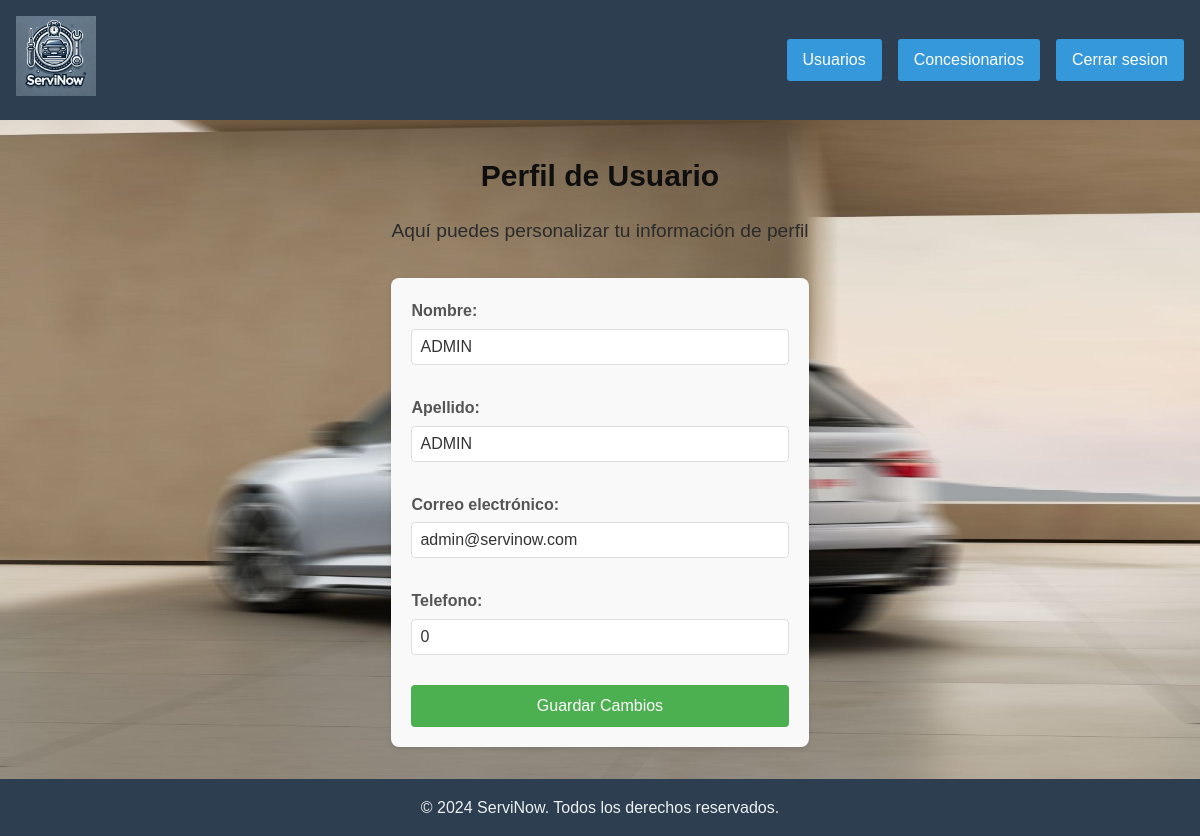
The page /html/vista_perfil.php (signed in) on the database its author committed.
### tables this page shows
CREATE TABLE `cliente` (
  `CODIGO_CLIENTE` int(4) NOT NULL,
  `NOMBRES` varchar(30) NOT NULL,
  `APELLIDOS` varchar(30) NOT NULL,
  `CORREO_ELECTRONICO` varchar(40) NOT NULL,
  `USUARIO` varchar(30) NOT NULL,
  `CONTRASEÑA` varchar(255) NOT NULL,
  `TELEFONO` int(10) NOT NULL,
  `TIPO_CLIENTE` varchar(20) NOT NULL,
  `BORRADO` tinyint(1) NOT NULL
);

### html/vista_perfil.php (the view, shortened to what this page needs)
<!DOCTYPE html>
<html lang="es">
<head>
    <link rel="stylesheet" href="../estilos.css">
</head>
<body id="vista-portada-tres">
    <header>
        <nav class="navegador">
        <?php if($_SESSION['tipo_usuario'] == 'USUARIO' ){
            echo"<a href='../html/vista_usuario.php'><img id='inicio' src='../img/icono.webp' alt='ServiNow'  height='80'></a>";
            echo"<ul class='lista'>";
            echo"   <li><a href='../html/vista_reservar_turno.php'>Reservar Turno</a></li>";
            echo"   <li><a href='../html/vista_turnos_asignados.php'>Turnos Asignados</a></li>";
            echo"   <li><a href='../html/vista_mis_vehiculos.php'>Mis Vehículos</a></li>";
            echo'<li><a href="../html/contacto.php">Contactanos</a></li>';
            echo"   <li><a href='../php/cerrar_sesion.php'>Cerrar sesion</a></li>";
            echo"   <li><a href='../html/vista_perfil.php'><i class='fa-regular fa-user'></i></a></li>";
            echo"</ul> ";
        }
        else{
            echo"<a href='../html/vista_admin.php'><img id='inicio' src='../img/icono.webp' alt='ServiNow'  height='80'></a>";
            echo"<ul class='lista'>";
            echo"   <li><a href='../php/vista_clientes_admin.php'>Usuarios</a></li>";
            echo"   <li><a href='../php/vista_concesionarios_admin.php'>Concesionarios</a></li>";
            echo"   <li><a href='../php/cerrar_sesion.php'>Cerrar sesion</a></li>";
            echo"</ul> ";
        }
        ?>
        </nav>
    </header>
    <article class="pag_principal">
        <h1>Perfil de Usuario</h1>
        <p>Aquí puedes personalizar tu información de perfil</p>
        <?php
        include("..\php\conexion.php");
        $usuario = $_SESSION['usuario_sesion'];
        $contraseña = $_SESSION['contraseña_sesion'];
        $consulta = mysqli_query($conexion, "SELECT NOMBRES, APELLIDOS, CORREO_ELECTRONICO, TELEFONO FROM CLIENTE WHERE USUARIO = '$usuario' AND CONTRASEÑA ='$contraseña'");
        $resultado = mysqli_fetch_array($consulta);
        ?>
        <section class="perfil-usuario">
            <form class="formulario-perfil" action="../php/modificar_perfil.php" method="post">
                <div class="campo-formulario">
                    <label for="nombre">Nombre:</label>
                    <input type="text" id="nombre" name="nombre" value="<?php echo $resultado['NOMBRES']?>">
                </div>
                <div class="campo-formulario">
                    <label for="apellido">Apellido:</label>
                    <input type="text" id="apellido" name="apellido" value="<?php echo $resultado['APELLIDOS']?>">
                </div>
                <div class="campo-formulario">
                    <label for="email">Correo electrónico:</label>
                    <input type="email" id="email" name="email" value="<?php echo $resultado['CORREO_ELECTRONICO']?>">
                </div>
                <div class="campo-formulario">
                    <label for="direccion">Telefono:</label>
                    <input type="number" id="telefono" name="telefono" value="<?php echo $resultado['TELEFONO']?>">
                </div>
                <button type="submit" class="boton-guardar">Guardar Cambios</button>
            </form>
        </section>
    </article>
    <footer>
        <p>&copy; 2024 ServiNow. Todos los derechos reservados.</p>
    </footer>
</body>
</html>

### estilos.css (style rules this page uses)
* { margin: 0; padding: 0; box-sizing: border-box; }
html, body { height: 100%; margin: 0; padding: 0; }
body { display: flex; flex-direction: column; font-family: Arial, sans-serif; background-color: #f0f0f0; color: #333; line-height: 1.6; }
#vista-portada-tres { background-image: url(img/portada3.jpg); background-size: cover; background-attachment: fixed; background-position: center; width: 100%; height: 100vh; }
.pag_principal { flex: 1 0 auto; max-width: 1200px; margin: 0 auto; padding: 2rem; }
footer { flex-shrink: 0; background-color: #2c3e50; color: #ecf0f1; text-align: center; padding: 1rem; margin-top: auto; }
.pag_principal > p { text-align: center; font-size: 1.2rem; color: #2b2b2b; margin-bottom: 2rem; }
.navegador { background-color: #2c3e50; padding: 1rem; display: flex; justify-content: space-between; align-items: center; }
.lista { list-style-type: none; display: flex; }
.lista li { margin-left: 1rem; }
h1, h2 { color: #0f0f0f; margin-bottom: 1rem; font-size: 30px; text-align: center; justify-content: center; }
ul a { display: inline-block; background-color: #3498db; color: #fff; padding: 0.5rem 1rem; text-decoration: none; border-radius: 3px; transition: background-color 0.3s ease; }
.perfil-usuario { background-color: #f9f9f9; border-radius: 8px; padding: 20px; box-shadow: 0 2px 4px rgba(0, 0, 0, 0.1); }
.formulario-perfil { display: flex; flex-direction: column; gap: 15px; }
.campo-formulario { display: flex; flex-direction: column; }
.campo-formulario label { margin-bottom: 5px; font-weight: bold; color: #555; }
.campo-formulario input { padding: 10px; border: 1px solid #ddd; border-radius: 4px; font-size: 16px; }
.boton-guardar { background-color: #4CAF50; color: white; padding: 12px 20px; border: none; border-radius: 4px; cursor: pointer; font-size: 16px; transition: background-color 0.3s ease; }
.campo-formulario { margin-bottom: 15px; }
.campo-formulario label { display: block; margin-bottom: 5px; font-weight: bold; }
.campo-formulario input { width: 100%; padding: 8px; border: 1px solid #ddd; border-radius: 4px; }
label { display: block; margin-bottom: 8px; font-weight: 500; color: #333; }
input, select { width: 100%; padding: 12px; border: 1px solid #ddd; border-radius: 8px; font-size: 16px; color: #333; }
button { background: #3498db; color: white; border: none; padding: 12px 30px; border-radius: 8px; font-size: 16px; cursor: pointer; width: 100%; transition: background-color 0.3s; }
button { background: #3498db; border: none; padding: 12px 30px; border-radius: 8px; font-size: 16px; cursor: pointer; width: 100%; transition: background-color 0.3s; }

### rows shown on the page
cliente: nombre "ADMIN", apellido "ADMIN", email "admin@servinow.com", telefono "0"
